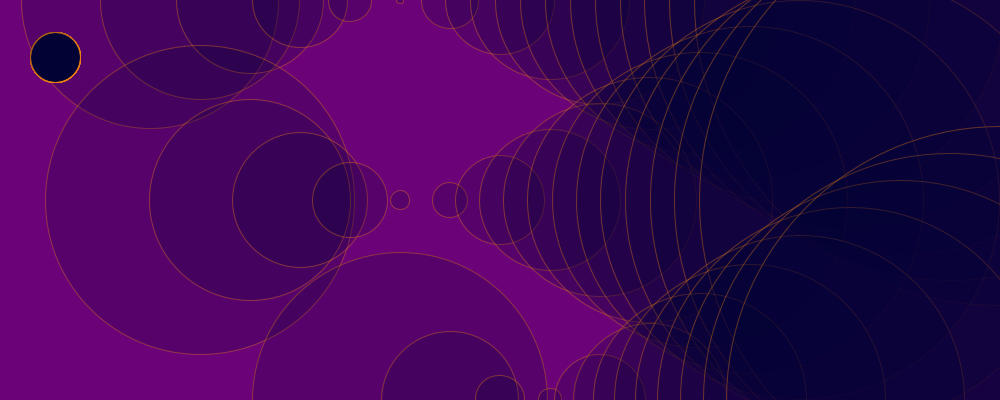
Frame 1 (no input)
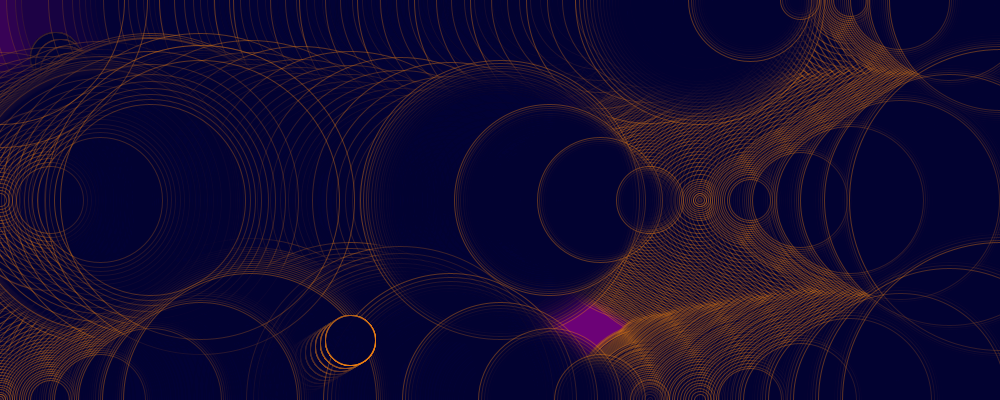
Frame 60 (the mouse pressed at the canvas centre just before this capture)
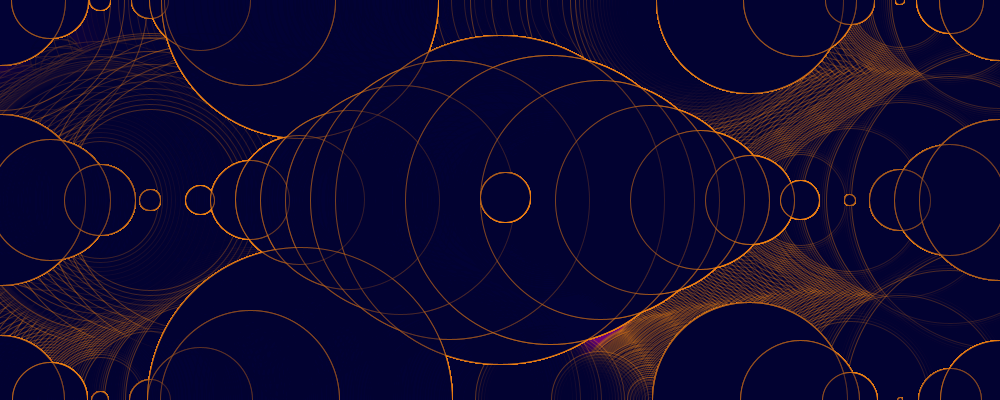
Frame 120 (the mouse held since frame 60 and released just before this capture)

The Processing sketch that drew these frames (run headless with seeded random() and noise(); from frame 60 on, the mouse is pressed at the canvas centre):

// Processing sketch: processing_6307
// ── processing_6307.pde

float marge;
float p;
float i;
float j;

int deplacementX=5;
int deplacementY=7;
int x=50;
int y=50;

void setup(){      
  size(1000,400); 
 background (#6C0277);     
     
}   
   
void draw(){   
  //background (#6C0277);   
  smooth(); 
  x = x + deplacementX;
  y = y + deplacementY;
  rebondir();
  for(i=  marge; i <= height-marge; i += 200){   
    for (j = marge; j <=width-marge; j +=50){ 

       p= 333 - sqrt((x - j)*(x - j)-(y - i)*(y -i));   
       ellipse(j,i,p,p); 
       stroke(#ED7F10,100);  
       ellipse(x,y,50,50); 
       fill(#DFAF2C,#A10684,50,50); 
    }   
  } 
 if (mousePressed==true){
    x=mouseX;
    y=mouseY;
  }  
}   

void rebondir() {
 
 if (x > 975) {
   deplacementX = -5;
 }
 
 if (x < 25) {
   deplacementX = 5;
 }
 
 if (y > 375) {     
   deplacementY = -3;
 }
 
 if (y < 25) {          
   deplacementY = 3;
 }

}
